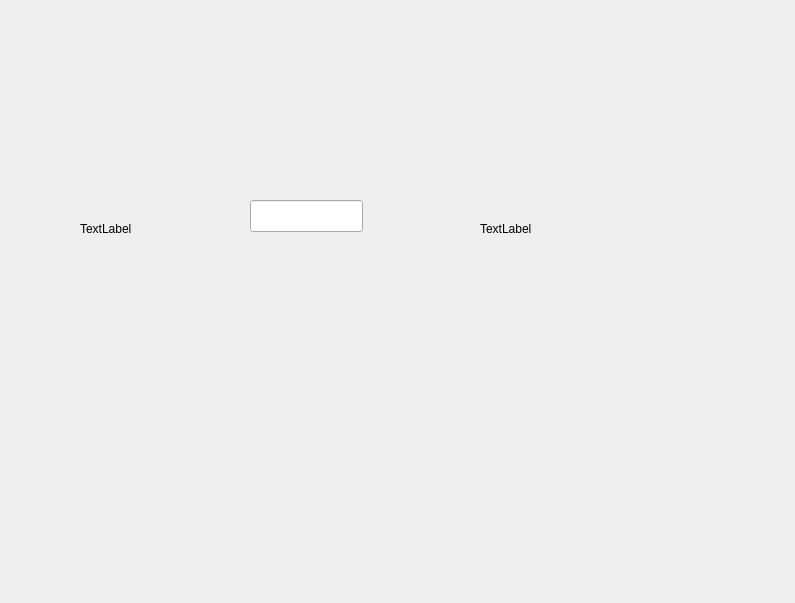
<?xml version="1.0" encoding="UTF-8"?>
<ui version="4.0">
 <class>MyForm</class>
 <widget class="QWidget" name="MyForm">
  <property name="geometry">
   <rect>
    <x>0</x>
    <y>0</y>
    <width>795</width>
    <height>603</height>
   </rect>
  </property>
  <property name="windowTitle">
   <string>Form</string>
  </property>
  <widget class="MyQLabel" name="label">
   <property name="geometry">
    <rect>
     <x>480</x>
     <y>220</y>
     <width>58</width>
     <height>18</height>
    </rect>
   </property>
   <property name="text">
    <string>TextLabel</string>
   </property>
  </widget>
  <widget class="MyQLineEdit" name="lineEdit">
   <property name="geometry">
    <rect>
     <x>250</x>
     <y>200</y>
     <width>113</width>
     <height>32</height>
    </rect>
   </property>
  </widget>
  <widget class="QLabel" name="label_2">
   <property name="geometry">
    <rect>
     <x>80</x>
     <y>220</y>
     <width>58</width>
     <height>18</height>
    </rect>
   </property>
   <property name="text">
    <string>TextLabel</string>
   </property>
  </widget>
 </widget>
 <customwidgets>
  <customwidget>
   <class>MyQLabel</class>
   <extends>QLabel</extends>
   <header>MyQLabel.h</header>
   <slots>
    <slot>incrementarContador()</slot>
   </slots>
  </customwidget>
  <customwidget>
   <class>MyQLineEdit</class>
   <extends>QLineEdit</extends>
   <header>MyQLineEdit.h</header>
   <slots>
    <signal>enviarTexto(QString)</signal>
    <slot>capturaReturn()</slot>
   </slots>
  </customwidget>
 </customwidgets>
 <resources/>
 <connections>
  <connection>
   <sender>lineEdit</sender>
   <signal>returnPressed()</signal>
   <receiver>label</receiver>
   <slot>incrementarContador()</slot>
   <hints>
    <hint type="sourcelabel">
     <x>328</x>
     <y>217</y>
    </hint>
    <hint type="destinationlabel">
     <x>494</x>
     <y>228</y>
    </hint>
   </hints>
  </connection>
  <connection>
   <sender>lineEdit</sender>
   <signal>returnPressed()</signal>
   <receiver>lineEdit</receiver>
   <slot>capturaReturn()</slot>
   <hints>
    <hint type="sourcelabel">
     <x>345</x>
     <y>213</y>
    </hint>
    <hint type="destinationlabel">
     <x>289</x>
     <y>223</y>
    </hint>
   </hints>
  </connection>
  <connection>
   <sender>lineEdit</sender>
   <signal>enviarTexto(QString)</signal>
   <receiver>label_2</receiver>
   <slot>setText(QString)</slot>
   <hints>
    <hint type="sourcelabel">
     <x>267</x>
     <y>223</y>
    </hint>
    <hint type="destinationlabel">
     <x>125</x>
     <y>229</y>
    </hint>
   </hints>
  </connection>
 </connections>
</ui>
